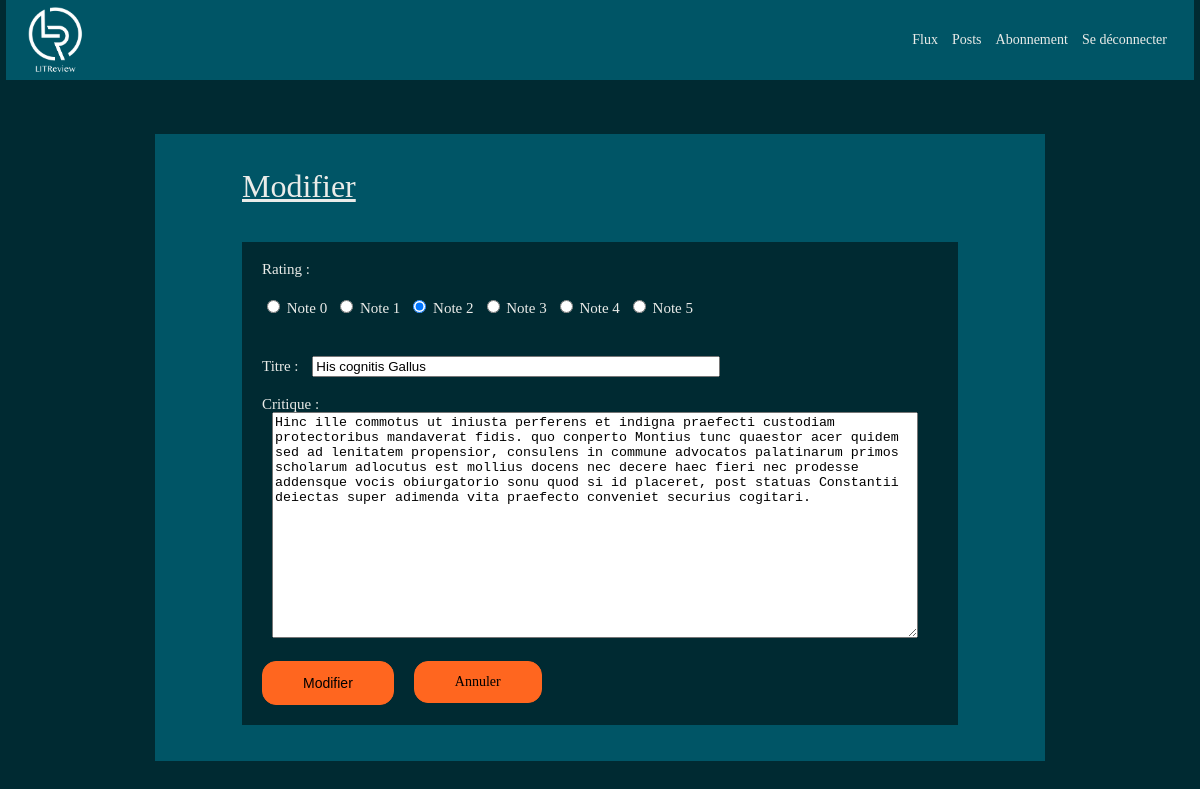
The app's page /home/critique/58/modify/ (signed in) with its own data.
### blog/models.py (models this page shows)
class Review(models.Model):
    RATING_SELECT = (
        (0, 'Note 0'),
        (1, 'Note 1'),
        (2, 'Note 2'),
        (3, 'Note 3'),
        (4, 'Note 4'),
        (5, 'Note 5'),
    )
    ticket = models.ForeignKey(to=Ticket, on_delete=models.CASCADE)
    rating = models.PositiveSmallIntegerField(
        choices=RATING_SELECT,
        validators=[MinValueValidator(0), MaxValueValidator(5)])
    headline = models.CharField(max_length=128)
    body = models.CharField(max_length=8192, blank=False)
    user = models.ForeignKey(
        settings.AUTH_USER_MODEL, on_delete=models.CASCADE)
    time_created = models.DateTimeField(auto_now_add=True)

### blog/views.py (the view)
# urls.py: path('home/critique/<int:id>/modify/', views.modify_review, name='modify_review'),
@login_required
def modify_review(request, id):
    review = Review.objects.get(id=id)
    if request.user == review.user:
        if request.method == 'POST':
            form = CreationReviewForm(request.POST, instance=review)
            if form.is_valid():
                form.save()
                return redirect('home')
        elif request.method == 'GET':
            form = CreationReviewForm(instance=review)
    else:
        return redirect('home')
    return render(request,
                  'blog/modify_review.html',
                  {'form': form}
                  )

### blog/forms.py
class CreationReviewForm(forms.ModelForm):
    rating = forms.TypedChoiceField(
        choices=Review().RATING_SELECT,
        empty_value=None,
        widget=forms.RadioSelect())
    class Meta:
        model = Review
        fields = ('rating', "headline", "body",)
        labels = {
            'rating': 'Note',
            'headline': 'Titre',
            'body': 'Critique'
        }
        widgets = {
            "body": forms.Textarea()
        }

### blog/templates/blog/modify_review.html (shortened to what this page needs)
{% extends "base.html" %}
{% block page %}
    <section class="block_review_modify">
        <h1>Modifier</h1>
        <form class="block_form_creation_review" action="" method="post">
            {{ form.as_p }}
            <span>
                <input class="button" type="submit" value="Modifier">
                <a href="{% url 'home' %}"><p class="button">Annuler</p></a>
            </span>
        </form>
    </section>
{% endblock %}

### blog/static/blog/css/style.css (style rules this page uses)
html, body, div, span, applet, object, iframe, h1, h2, h3, h4, h5, h6, p, blockquote, pre, a, abbr, acronym, address, big, cite, code, del, dfn, em, img, ins, kbd, q, s, samp, small, strike, strong, sub, sup, tt, var, b, u, i, center, dl, dt, dd, ol, ul, li, fieldset, form, label, legend, table, caption, tbody, tfoot, thead, tr, th, td, article, aside, canvas, details, embed, figure, figcaption, footer, header, hgroup, menu, nav, output, ruby, section, summary, time, mark, audio, video { margin: 0; padding: 0; border: 0; font-size: 100%; font: inherit; vertical-align: baseline; }
article, aside, details, figcaption, figure, footer, header, hgroup, menu, nav, section { display: block; }
body { line-height: 1; }
h1 { font-family: "KaiseiHarunoUmi-bold"; font-size: 32px; text-decoration: underline; color: #EAECE9; }
p { font-family: "KaiseiHarunoUmi-regular"; font-size: 15px; text-decoration: none; color: #EAECE9; }
a { text-decoration: none; }
.button, .block_form_ticket form input[type=file]::file-selector-button, .block_form_follows form input[type=submit], .block_login form input[type=submit] { background-color: #FF661F; padding: 13px 40px; color: black; border-radius: 14px; font-size: 14px; border: 1px solid #FF661F; cursor: pointer; transition-property: background, color, boder; transition-duration: 0.5s; }
body { background-color: #002A32; display: flex; flex-direction: column; justify-content: space-around; align-items: center; }
.block_form_creation_review { background-color: #002A32; margin: 20px 0px 0px 0px; padding: 20px; display: flex; flex-direction: column; gap: 20px; }
.block_form_creation_review #id_rating { display: flex; flex-direction: row; gap: 8px; }
.block_form_creation_review #id_rating label { color: #EAECE9; font-family: "KaiseiHarunoUmi-regular"; font-size: 15px; }
.block_form_creation_review input[type=text] { width: 400px; margin-left: 10px; }
.block_form_creation_review textarea { height: 220px; width: 640px; margin-left: 10px; }
.block_form_creation_review span { display: flex; gap: 20px; }
.block_review_modify { background-color: #005566; display: flex; flex-direction: column; gap: 20px; margin: 54px 155px; padding: 36px 87px; }

### records on screen
Review: rating "☐ Note 0 ☐ Note 1 ☑ Note 2 ☐ Note 3 ☐ Note 4 ☐ Note 5", headline "His cognitis Gallus", body "Hinc ille commotus ut iniusta perferens et indigna praefecti custodiam protectoribus mandaverat fidis. quo conperto Montius tunc quaestor acer quidem sed ad lenitatem propensior, consulens in commune advocatos palatinarum primos scholarum adlocutus est mollius docens nec decere haec fieri nec prodesse addensque vocis obiurgatorio sonu quod si id placeret, post statuas Constantii deiectas super adimenda vita praefecto conveniet securius cogitari."
